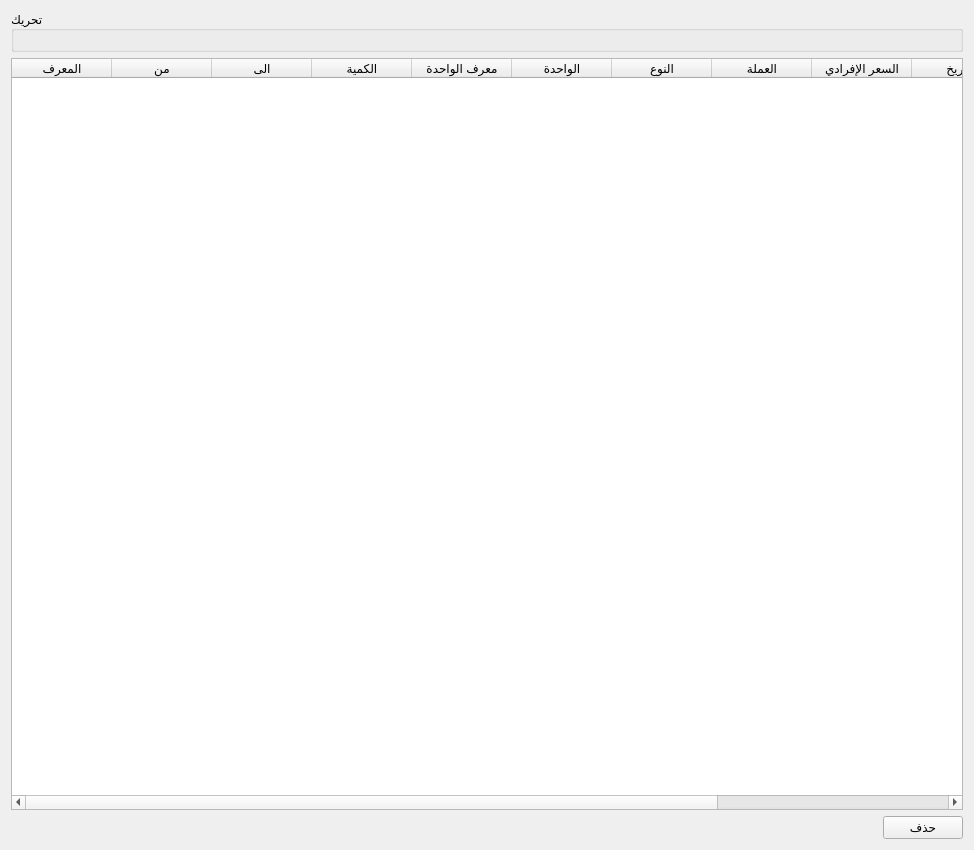
     <widget class="QWidget" name="page_4">
      <property name="geometry">
       <rect>
        <x>0</x>
        <y>0</y>
        <width>974</width>
        <height>850</height>
       </rect>
      </property>
      <attribute name="label">
       <string>حركة المادة</string>
      </attribute>
      <layout class="QGridLayout" name="gridLayout_7">
       <item row="0" column="0" colspan="2">
        <widget class="QGroupBox" name="add_move">
         <property name="title">
          <string>تحريك</string>
         </property>
         <layout class="QGridLayout" name="gridLayout_6"/>
        </widget>
       </item>
       <item row="1" column="0" colspan="2">
        <widget class="QTableWidget" name="moves_table">
         <column>
          <property name="text">
           <string>المعرف</string>
          </property>
         </column>
         <column>
          <property name="text">
           <string>من</string>
          </property>
         </column>
         <column>
          <property name="text">
           <string>الى</string>
          </property>
         </column>
         <column>
          <property name="text">
           <string>الكمية</string>
          </property>
         </column>
         <column>
          <property name="text">
           <string>معرف الواحدة</string>
          </property>
         </column>
         <column>
          <property name="text">
           <string>الواحدة</string>
          </property>
         </column>
         <column>
          <property name="text">
           <string>النوع</string>
          </property>
         </column>
         <column>
          <property name="text">
           <string>العملة</string>
          </property>
         </column>
         <column>
          <property name="text">
           <string>السعر الإفرادي</string>
          </property>
         </column>
         <column>
          <property name="text">
           <string>التاريخ</string>
          </property>
         </column>
         <column>
          <property name="text">
           <string>السبب</string>
          </property>
         </column>
         <column>
          <property name="text">
           <string>معرف السبب</string>
          </property>
         </column>
        </widget>
       </item>
       <item row="2" column="0">
        <spacer name="horizontalSpacer_2">
         <property name="orientation">
          <enum>Qt::Horizontal</enum>
         </property>
         <property name="sizeHint" stdset="0">
          <size>
           <width>40</width>
           <height>20</height>
          </size>
         </property>
        </spacer>
       </item>
       <item row="2" column="1">
        <widget class="QPushButton" name="delete_move_btn">
         <property name="text">
          <string>حذف</string>
         </property>
        </widget>
       </item>
      </layout>
     </widget>
